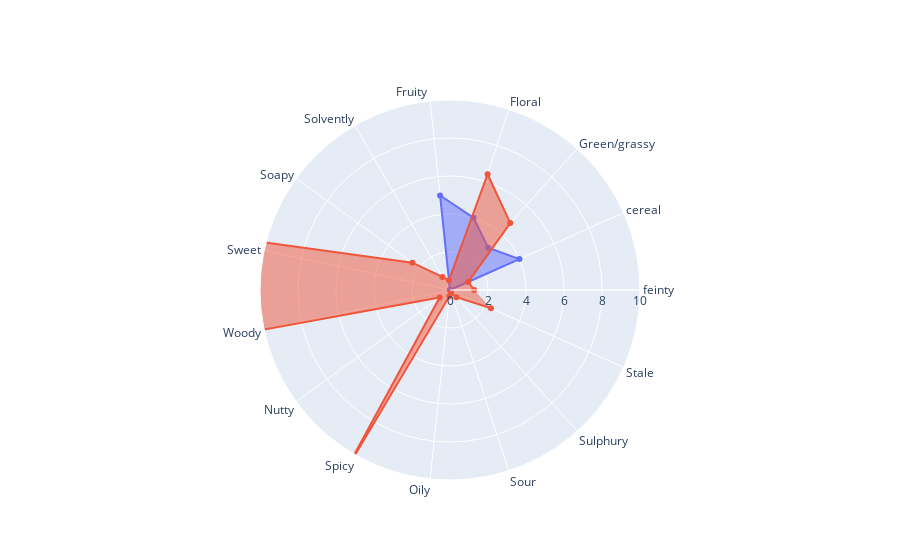

Here is the notebook cell this chart was saved with:
### Code cell
#only compare only columns from final_OSA
fig = go.Figure()

fig.add_trace(go.Scatterpolar(
    r=[0,4,3,4,5,0],
    theta=list(final_OSA.columns),
    fill='toself',
    name="panelist"
))

fig.add_trace(go.Scatterpolar(
  r=(np.array(final_OSA.sum()*10)),
  theta=list(final_OSA.columns),
  fill='toself',
  name= "MS_prediction"))

fig.update_layout(
  polar=dict(
    radialaxis=dict(
      visible=True,
      range=[0, 10]
    )),
  showlegend=False
)

fig.show()

### Figure 1 — Plotly figure (JSON) as saved in the notebook; plotly's stock layout.template omitted (floating-point values rounded to 4 significant figures)
{"data": [{"fill": "toself", "name": "panelist", "r": [0, 4, 3, 4, 5, 0], "theta": ["feinty", "cereal", "Green/grassy", "Floral", "Fruity ", "Solvently", "Soapy", "Sweet", "Woody", "Nutty", "Spicy", "Oily", "Sour", "Sulphury", "Stale"], "type": "scatterpolar"}, {"fill": "toself", "name": "MS_prediction", "r": [1.278, 1.05, 4.74, 6.408, 0.5223, 0.797, 2.449, 15.84, 10.12, 0.6759, 11.19, 0.3381, 0.1655, 0.5068, 2.36], "theta": ["feinty", "cereal", "Green/grassy", "Floral", "Fruity ", "Solvently", "Soapy", "Sweet", "Woody", "Nutty", "Spicy", "Oily", "Sour", "Sulphury", "Stale"], "type": "scatterpolar"}], "layout": {"polar": {"radialaxis": {"range": [0, 10], "visible": true}}, "showlegend": false}}
